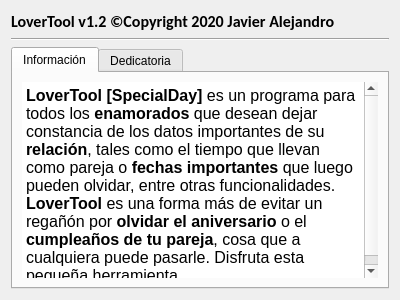
<?xml version="1.0" encoding="UTF-8"?>
<ui version="4.0">
 <class>Dialog</class>
 <widget class="QDialog" name="Dialog">
  <property name="geometry">
   <rect>
    <x>0</x>
    <y>0</y>
    <width>400</width>
    <height>300</height>
   </rect>
  </property>
  <property name="windowTitle">
   <string>Acerca de LoversTool [SpecialDay]</string>
  </property>
  <property name="styleSheet">
   <string notr="true"/>
  </property>
  <layout class="QGridLayout" name="gridLayout">
   <item row="1" column="0" colspan="2">
    <widget class="Line" name="line">
     <property name="orientation">
      <enum>Qt::Horizontal</enum>
     </property>
    </widget>
   </item>
   <item row="2" column="0" colspan="2">
    <widget class="QTabWidget" name="tabWidget">
     <property name="styleSheet">
      <string notr="true">font: 12pt &quot;Segoe UI&quot;;</string>
     </property>
     <property name="currentIndex">
      <number>0</number>
     </property>
     <widget class="QWidget" name="tab">
      <attribute name="title">
       <string>Información</string>
      </attribute>
      <layout class="QGridLayout" name="gridLayout_2">
       <item row="0" column="0">
        <widget class="QTextEdit" name="textEdit">
         <property name="frameShape">
          <enum>QFrame::NoFrame</enum>
         </property>
         <property name="html">
          <string>&lt;!DOCTYPE HTML PUBLIC &quot;-//W3C//DTD HTML 4.0//EN&quot; &quot;http://www.w3.org/TR/REC-html40/strict.dtd&quot;&gt;
&lt;html&gt;&lt;head&gt;&lt;meta name=&quot;qrichtext&quot; content=&quot;1&quot; /&gt;&lt;style type=&quot;text/css&quot;&gt;
p, li { white-space: pre-wrap; }
&lt;/style&gt;&lt;/head&gt;&lt;body style=&quot; font-family:'Segoe UI'; font-size:12pt; font-weight:400; font-style:normal;&quot;&gt;
&lt;p style=&quot; margin-top:12px; margin-bottom:12px; margin-left:0px; margin-right:0px; -qt-block-indent:0; text-indent:0px;&quot;&gt;&lt;span style=&quot; font-weight:600;&quot;&gt;LoverTool [SpecialDay]&lt;/span&gt; es un programa para todos los &lt;span style=&quot; font-weight:600;&quot;&gt;enamorados&lt;/span&gt; que desean dejar constancia de los datos importantes de su &lt;span style=&quot; font-weight:600;&quot;&gt;relación&lt;/span&gt;, tales como el tiempo que llevan como pareja o &lt;span style=&quot; font-weight:600;&quot;&gt;fechas importantes&lt;/span&gt; que luego pueden olvidar, entre otras funcionalidades. &lt;span style=&quot; font-weight:600;&quot;&gt;LoverTool&lt;/span&gt; es una forma más de evitar un regañón por &lt;span style=&quot; font-weight:600;&quot;&gt;olvidar el aniversario&lt;/span&gt; o el &lt;span style=&quot; font-weight:600;&quot;&gt;cumpleaños de tu pareja&lt;/span&gt;, cosa que a cualquiera puede pasarle. Disfruta esta pequeña herramienta. &lt;/p&gt;&lt;/body&gt;&lt;/html&gt;</string>
         </property>
        </widget>
       </item>
      </layout>
     </widget>
     <widget class="QWidget" name="tab_2">
      <attribute name="title">
       <string>Dedicatoria</string>
      </attribute>
      <layout class="QGridLayout" name="gridLayout_3">
       <item row="0" column="1">
        <widget class="QLabel" name="label_3">
         <property name="maximumSize">
          <size>
           <width>240</width>
           <height>195</height>
          </size>
         </property>
         <property name="text">
          <string/>
         </property>
         <property name="pixmap">
          <pixmap>img/para may.png</pixmap>
         </property>
         <property name="scaledContents">
          <bool>true</bool>
         </property>
         <property name="wordWrap">
          <bool>true</bool>
         </property>
        </widget>
       </item>
       <item row="0" column="0">
        <widget class="QTextEdit" name="textEdit">
         <property name="frameShape">
          <enum>QFrame::NoFrame</enum>
         </property>
         <property name="readOnly">
          <bool>true</bool>
         </property>
         <property name="html">
          <string>&lt;!DOCTYPE HTML PUBLIC &quot;-//W3C//DTD HTML 4.0//EN&quot; &quot;http://www.w3.org/TR/REC-html40/strict.dtd&quot;&gt;
&lt;html&gt;&lt;head&gt;&lt;meta name=&quot;qrichtext&quot; content=&quot;1&quot; /&gt;&lt;style type=&quot;text/css&quot;&gt;
p, li { white-space: pre-wrap; }
&lt;/style&gt;&lt;/head&gt;&lt;body style=&quot; font-family:'Segoe UI'; font-size:12pt; font-weight:400; font-style:normal;&quot;&gt;
&lt;p style=&quot; margin-top:0px; margin-bottom:0px; margin-left:0px; margin-right:0px; -qt-block-indent:0; text-indent:0px;&quot;&gt;&lt;span style=&quot; font-style:italic;&quot;&gt;Para &lt;/span&gt;&lt;span style=&quot; font-weight:600; font-style:italic;&quot;&gt;May♥&lt;/span&gt;&lt;/p&gt;&lt;/body&gt;&lt;/html&gt;</string>
         </property>
        </widget>
       </item>
      </layout>
     </widget>
    </widget>
   </item>
   <item row="0" column="0" colspan="2">
    <widget class="QLabel" name="label">
     <property name="font">
      <font>
       <family>Calibri</family>
       <pointsize>12</pointsize>
       <weight>75</weight>
       <bold>true</bold>
      </font>
     </property>
     <property name="text">
      <string>LoverTool v1.2 ©Copyright 2020 Javier Alejandro</string>
     </property>
    </widget>
   </item>
  </layout>
 </widget>
 <resources/>
 <connections/>
</ui>
